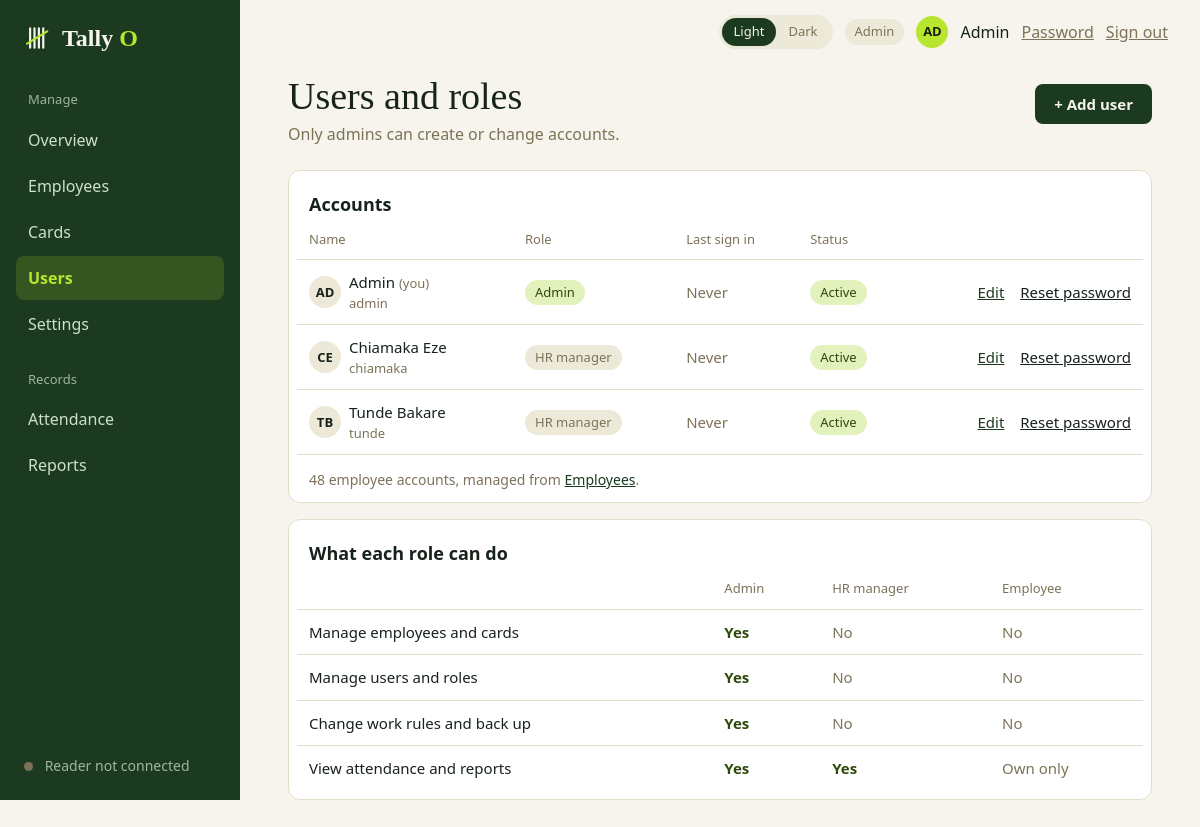
The page /admin/users (signed in) on the database as committed earlier.
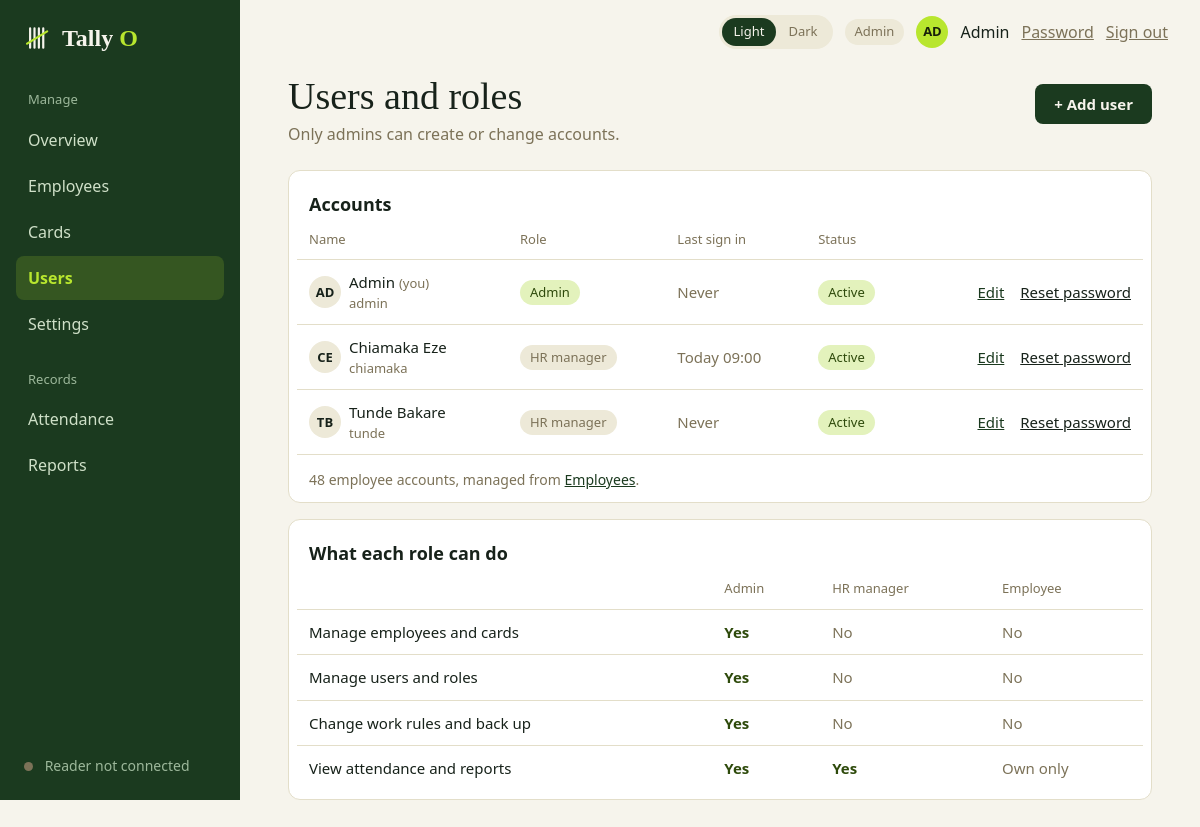
The same page on the database as committed later.
### tables this page shows
CREATE TABLE users (
    id            INTEGER PRIMARY KEY,
    username      TEXT    NOT NULL UNIQUE COLLATE NOCASE,  -- employees use their code
    full_name     TEXT    NOT NULL,
    role          TEXT    NOT NULL CHECK (role IN ('admin', 'hr', 'employee')),
    password_hash TEXT    NOT NULL,
    employee_id   INTEGER UNIQUE REFERENCES employees(id),
    is_active     INTEGER NOT NULL DEFAULT 1 CHECK (is_active IN (0, 1)),
    must_change_password INTEGER NOT NULL DEFAULT 0 CHECK (must_change_password IN (0, 1)),
    last_login_at TEXT,
    -- an employee account must point at an employee; the others must not
    CHECK ((role = 'employee') = (employee_id IS NOT NULL))
);

### admin.py (the view)
@bp.route("/users")
@admin_only
def users():
    conn = db.get_db()
    return render_template(
        "admin_users.html", staff=queries.staff_accounts(conn),
        employee_accounts=queries.employee_account_count(conn),
        me_id=session["user"]["id"], today=date.today().isoformat(), **shell_context("Users"))

### app.py (called while the page is built)
@app.context_processor
def inject_globals():
    return {"APP_NAME": APP_NAME, "APP_TAGLINE": APP_TAGLINE,
            "csrf_token": auth.csrf_token, "safe_url": safe_url,
            "reader": reader.status()}

@app.after_request
def no_store_when_signed_in(response):
    if "user" in session and request.endpoint != "static":
        response.headers["Cache-Control"] = "no-store"
    return response

### auth.py (called while the page is built)
def csrf_token():
    if "csrf" not in session:
        session["csrf"] = secrets.token_hex(16)
    return session["csrf"]

def login_required(view):
    @wraps(view)
    def wrapped(*args, **kwargs):
        user = session.get("user")
        if not user:
            return redirect(url_for("auth.login"))
        row = get_db().execute("SELECT is_active, must_change_password FROM users WHERE id = ?",
                               (user["id"],)).fetchone()
        if row is None or not row["is_active"]:       # deactivated since they signed in
            session.clear()
            return redirect(url_for("auth.login"))
        if row["must_change_password"] and request.endpoint not in ("account.password", "auth.logout"):
            return redirect(url_for("account.password"))
        return view(*args, **kwargs)
    return wrapped

def role_required(*roles):
    def decorator(view):
        @wraps(view)
        @login_required
        def wrapped(*args, **kwargs):
            if session["user"]["role"] not in roles:
                abort(403)
            return view(*args, **kwargs)
        return wrapped
    return decorator

### db.py (called while the page is built)
def connect(path=DEFAULT_DB):
    Path(path).parent.mkdir(parents=True, exist_ok=True)
    conn = sqlite3.connect(str(path), isolation_level=None, timeout=10)  # we run transactions ourselves
    conn.row_factory = sqlite3.Row            # rows behave like dicts: row["name"]
    conn.execute("PRAGMA foreign_keys = ON")  # SQLite ignores foreign keys unless asked
    conn.execute("PRAGMA journal_mode = WAL") # readers don't block the writer
    return conn

def get_db():
    if "db" not in g:
        g.db = connect(current_app.config["DATABASE"])
    return g.db

### queries.py (called while the page is built)
def employee_account_count(db):
    return db.execute("SELECT COUNT(*) FROM users WHERE role = 'employee'").fetchone()[0]

### reader.py (called while the page is built)
def status():
    return {"connected": False, "port": None, "label": "Reader not connected"}

### shell.py (called while the page is built)
def safe_url(endpoint, **values):
    try:
        return url_for(endpoint, **values)
    except BuildError:
        return "#"

### templates/admin_users.html (shortened to what this page needs)
{% extends "app_shell.html" %}
{% block content %}
  <div class="page-head">
    <div>
      <h1 class="page-title">Users and roles</h1>
      <p class="muted mt-1">Only admins can create or change accounts.</p>
    </div>
    <a class="btn" href="{{ url_for('admin.user_new') }}">+ Add user</a>
  </div>
  <div class="card table-card mt-5">
    <h2 class="section-title table-title">Accounts</h2>
    <table class="table">
      <thead><tr><th>Name</th><th>Role</th><th>Last sign in</th><th>Status</th><th></th></tr></thead>
      <tbody>
        {% for u in staff %}
          <tr>
            <td>
              <div class="row">
                <span class="avatar">{{ u.initials }}</span>
                <div>
                  <div>{{ u.full_name }}{% if u.id == me_id %} <span class="muted small">(you)</span>{% endif %}</div>
                  <div class="muted small">{{ u.username }}</div>
                </div>
              </div>
            </td>
            <td>{% if u.role == 'admin' %}<span class="pill pill-ok">Admin</span>{% else %}<span class="pill">HR manager</span>{% endif %}</td>
            <td class="muted">{{ u.last_login_at | when(today) if u.last_login_at else 'Never' }}</td>
            <td>{% if u.is_active %}<span class="pill pill-ok">Active</span>{% else %}<span class="pill pill-bad">Inactive</span>{% endif %}</td>
            <td class="right">
              <a href="{{ url_for('admin.user_edit', user_id=u.id) }}">Edit</a>
              {% if u.is_active %}
                <form class="inline-form row-action" method="post"
                      action="{{ url_for('admin.user_reset_password', user_id=u.id) }}"
                      onsubmit="return confirm('Reset the password for {{ u.full_name|e }}? Their current password will stop working.')">
                  <button class="link-button" type="submit">Reset password</button>
                </form>
              {% endif %}
            </td>
          </tr>
        {% endfor %}
      </tbody>
    </table>
    <p class="table-foot muted">{{ employee_accounts }} employee accounts, managed from <a href="{{ safe_url('admin.employees') }}">Employees</a>.</p>
  </div>
  <div class="card table-card mt-4">
    <h2 class="section-title table-title">What each role can do</h2>
    <table class="table">
      <thead><tr><th></th><th>Admin</th><th>HR manager</th><th>Employee</th></tr></thead>
      <tbody>
        {% for label, admin, hr, emp in (
            ('Manage employees and cards', 'Yes', 'No', 'No'),
            ('Manage users and roles', 'Yes', 'No', 'No'),
            ('Change work rules and back up', 'Yes', 'No', 'No'),
            ('View attendance and reports', 'Yes', 'Yes', 'Own only')) %}
          <tr>
            <td>{{ label }}</td>
            {% for v in (admin, hr, emp) %}<td class="{{ 'yes' if v == 'Yes' else 'muted' }}">{{ v }}</td>{% endfor %}
          </tr>
        {% endfor %}
      </tbody>
    </table>
  </div>
{% endblock %}

### templates/app_shell.html (shortened to what this page needs)
{% extends "base.html" %}
{% block head %}
  <link rel="stylesheet" href="{{ url_for('static', filename='css/dashboard.css') }}">
{% endblock %}
{% block body %}
<div class="shell">
  <aside class="sidebar">
    <a class="sidebar-brand" href="{{ url_for('home') }}">
      {% include "partials/logo.html" %}
    </a>
    <nav aria-label="Main menu">
      {% for group in nav %}
        <div class="nav-label">{{ group.label }}</div>
        {% for link in group.links %}
          <a class="nav-link" href="{{ link.href }}"
             {% if link.name == active %}aria-current="page"{% endif %}>{{ link.name }}</a>
        {% endfor %}
      {% endfor %}
    </nav>
    <div class="sidebar-footer">
      {% block sidebar_footer %}{% if role_key == 'hr' %}HR access is view and export only. Contact an admin to change employees or cards.{% else %}<span class="dot {{ '' if reader.connected else 'dot-off' }}"></span> {{ reader.label }}{% endif %}{% endblock %}
    </div>
  </aside>
  <div class="main">
    <header class="topbar">
      {% include "partials/theme_toggle.html" %}
      <span class="pill">{{ role_label }}</span>
      <span class="avatar avatar-accent">{{ user_initials }}</span>
      <span>{{ user_name }}</span>
      <a class="muted" href="{{ safe_url('account.password') }}">Password</a>
      <form class="inline-form" method="post" action="{{ url_for('auth.logout') }}">
        <button class="link-button muted" type="submit">Sign out</button>
      </form>
    </header>
    <main class="content">
      {% block content %}{% endblock %}
    </main>
  </div>
</div>
{% endblock %}

### templates/base.html (shortened to what this page needs)
<!DOCTYPE html>
<html lang="en" data-theme="light">
<head>
  <link rel="stylesheet" href="{{ url_for('static', filename='css/base.css') }}">
  {% block head %}{% endblock %}
</head>
<body class="{% block body_class %}{% endblock %}">
  {% block body %}{% endblock %}
</body>
</html>

### templates/partials/logo.html
<span class="brand">
    <svg class="brand-mark" viewBox="0 0 64 64" fill="none" stroke="currentColor" stroke-width="5" stroke-linecap="round" aria-hidden="true">
        <path d="M14 10V54M24 10V54M34 10V54M44 10V54"/>
        <path class="brand-slash" d="M7 45L53 17"/>
    </svg>
    <span class="brand-name">{{ APP_NAME[:-1] }}
        <span>{{ APP_NAME[-1]|upper }}</span>
    </span>
</span>

### templates/partials/theme_toggle.html
<div class="theme-toggle" role="group" aria-label="Colour theme">
    <button type="button" data-theme-option="light" aria-pressed="false">Light</button>
    <button type="button" data-theme-option="dark" aria-pressed="false">Dark</button>
</div>

### static/css/dashboard.css (style rules this page uses)
.page-head { display: flex; align-items: flex-start; justify-content: space-between; gap: var(--space-4); flex-wrap: wrap; }
.page-head .btn { margin-top: 0.5rem; }
.mt-5 { margin-top: var(--space-5); }
.small { font-size: 0.8125rem; }
.right { text-align: right; }
.dot-off { background: var(--sidebar-muted); }
.dot-off { background: var(--muted); }
.table-title { padding: 0.25rem 0.75rem 0.75rem; }
.table-foot { padding: 0.875rem 0.75rem 0.25rem; font-size: 0.875rem; border-top: 1px solid var(--line); }
.row-action { margin-left: var(--space-3); }
.yes { color: var(--ok-fg); font-weight: 700; }
:root, html[data-theme="light"] { --chart-ok: #7DB82A; --chart-low: #E2A52B; }

Rows that differ between the two databases and show on the page:
changed users "Chiamaka Eze": last_login_at|when "Never" → "Today 09:00"
